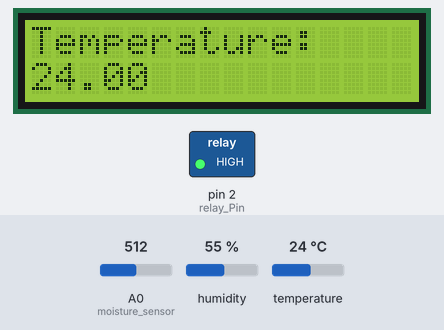
The sketch below on a simulated Arduino Uno, built with avr-gcc and run on an emulated ATmega328P. Shown: 16×2 character LCD, switched loads named in the sketch (green lamp = pin HIGH). Inputs (shaded band) come from the test bench; at power-on: humidity 55 %, A0 (moisture_sensor) = 512, temperature 24 °C. What the sketch prints to the serial monitor is not drawn.

Above: at 7.2 s.
7.3 s: humidity set to 22 %
At 13.0 s:
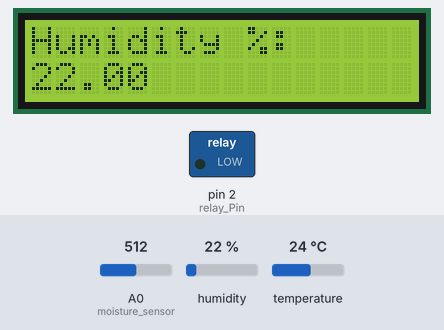
15.7 s: A0 (moisture_sensor) set to 691
At 21.4 s:
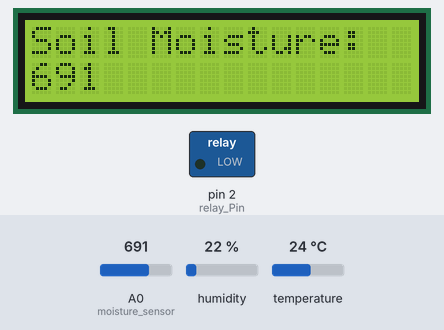
25.8 s: A0 (moisture_sensor) set to 719
At 29.3 s:
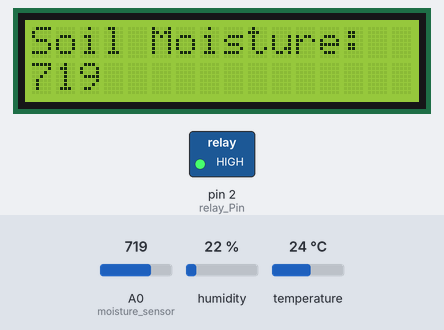
31.8 s: temperature set to 12 °C
At 37.9 s:
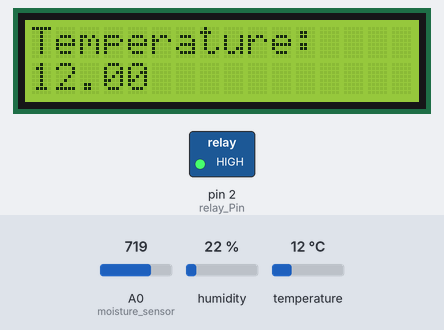
40.0 s: humidity set to 40 %
At 43.4 s:
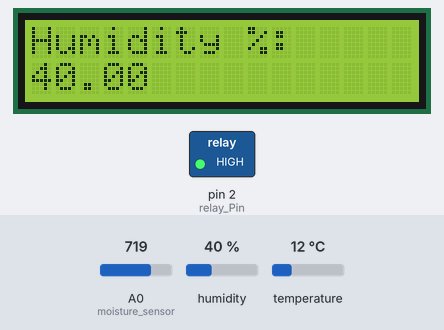
46.0 s: A0 (moisture_sensor) set to 690
At 51.0 s:
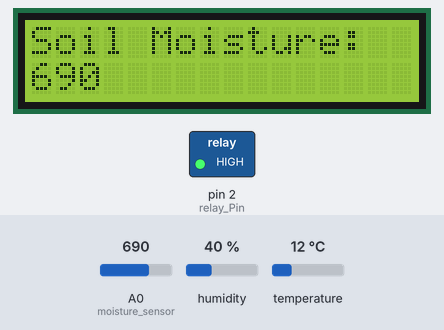
Timing chart, 0 to 54.3 s (numbered marks = the images above; inputs shaded):
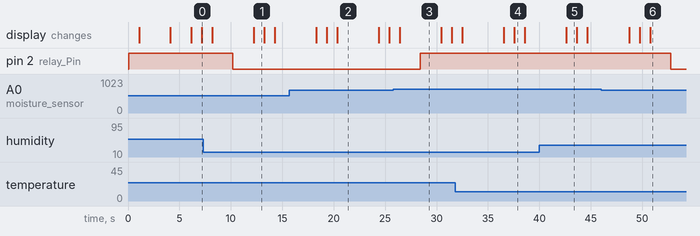

The sketch:

Irrigation1.ino
```cpp
#include "DHT.h"
#include <LiquidCrystal_I2C.h>

LiquidCrystal_I2C lcd(0x27, 16, 2);
const int relay_Pin = 2;
const int DHT11_Sesnor = 9;
const int moisture_sensor = A0;

#define DHTTYPE DHT11
int moisture_sensor_value;
float humudity_value,temprature_value;
DHT dht(DHT11_Sesnor, DHTTYPE);
void setup() {
  Serial.begin(9600);
  lcd.init();
  lcd.backlight();
  lcd.clear();
  pinMode(2, OUTPUT);
  digitalWrite(2, HIGH);
  delay(1000);
  lcd.setCursor(0, 0);
  lcd.print("IRRIGATION");
  lcd.setCursor(0, 1);
  lcd.print("SYSTEM IS ON ");
    lcd.print("");
    delay(3000);
  lcd.clear();
  dht.begin();
  delay(2000);
}
void loop(){
  readDTH11_Sesnor();
  moisture_level_detected();
  water_motor_start();
}
void readDTH11_Sesnor()
{
  // Sensor readings may also be up to 2 seconds 'old' (its a very slow sensor)
  humudity_value = dht.readHumidity();
  // Read temperature as Celsius (the default)
  temprature_value = dht.readTemperature();
  // Check if any reads failed and exit early (to try again).
  if (isnan(humudity_value) || isnan(temprature_value)) {
    Serial.println(("Failed to read from DHT sensor!"));
    return;
  }
  Serial.print((" Humidity: "));
  Serial.print(humudity_value);
  Serial.print(("%"));
  lcd.clear();
  lcd.print("Humidity %:");
  lcd.setCursor(0,1);
  lcd.print(humudity_value);
  Serial.print("\n");
  delay(1000);
  Serial.print(("Temperature:"));
  Serial.print(temprature_value);
  Serial.print(("C "));
  lcd.clear();
  lcd.print("Temperature:");
  lcd.setCursor(0,1);
  lcd.print(temprature_value);
  Serial.print("\n");
  delay(1000);
}
void moisture_level_detected()
{
  moisture_sensor_value = analogRead(moisture_sensor);
  Serial.println("Moisture Level : ");
  Serial.println(moisture_sensor_value);
  lcd.clear();
  lcd.print("Soil Moisture:");
  lcd.setCursor(0,1);
  lcd.print(moisture_sensor_value);
  delay(2000);
}
void water_motor_start()
{
  if(moisture_sensor_value > 700 ){
    digitalWrite(relay_Pin, HIGH);
    delay(2000);
  }
  else{
    digitalWrite(relay_Pin, LOW);
    delay(2000);
  }
}
```

Measured:
- the behaviour switches between 700 and 701 on A0 (moisture_sensor) (found by bisection; images 2 and 3)
- after the input at 25.8 s, pin 2 (relay_Pin): LOW → HIGH after 2.6 s
- after the input at 46.0 s, pin 2 (relay_Pin): HIGH → LOW after 6.8 s
- what the display in image 1 shows lasts 1.0 s, from 12.2 s to 13.2 s
- what the display in image 2 shows lasts 4.1 s, from 20.3 s to 24.4 s
